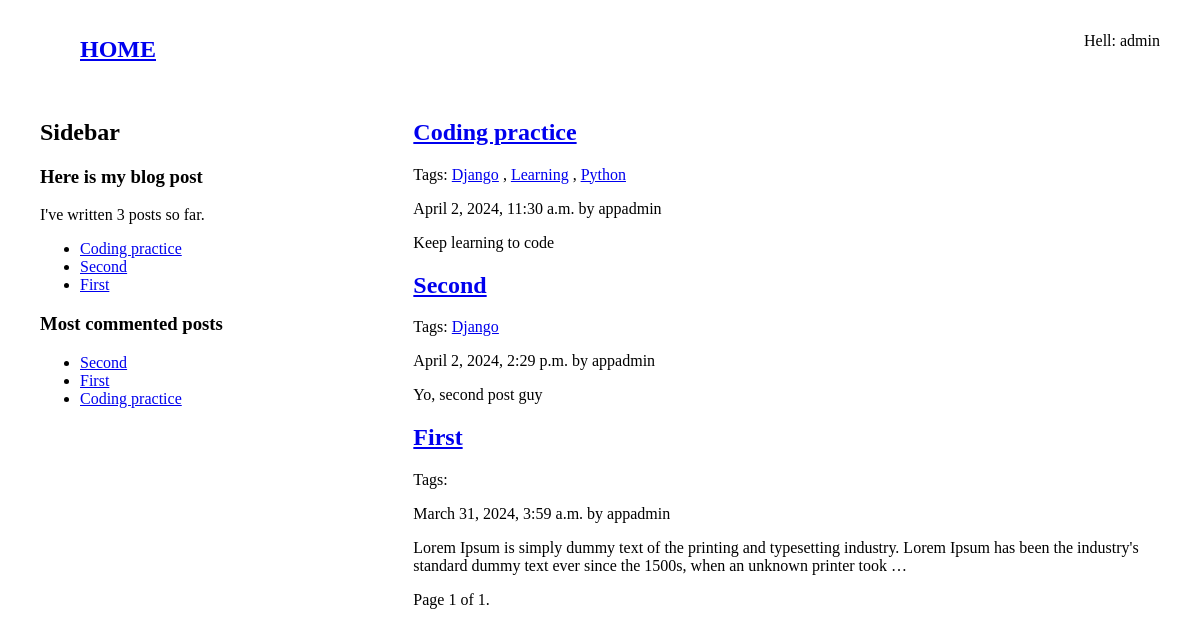
/posts/, run on an earlier commit of the app's database.
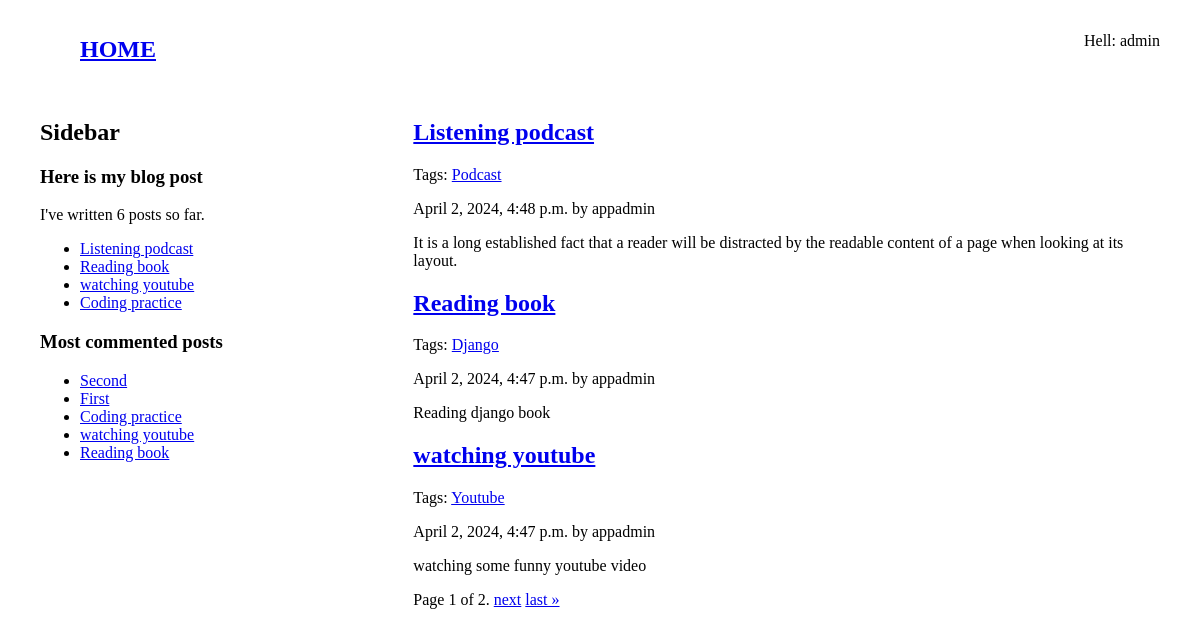
And on a later commit of the database.
### core/models.py (models this page shows, shortened)
class Post(models.Model):
    class Status(models.TextChoices):
        DRAFT = 'DR', _('Draft')
        PUBLISHED = 'PB', _('Published')
    title = models.CharField(max_length=255)
    author = models.ForeignKey(User, on_delete=models.CASCADE)
    body = models.TextField()
    status = models.CharField(max_length=2, choices=Status, default=Status.DRAFT)
    publish = models.DateTimeField(default=timezone.now)
    slug = models.SlugField(unique=True, unique_for_date='publish')
    authot = models.ForeignKey(User, on_delete=models.CASCADE, related_name='posts')
    created = models.DateTimeField(auto_now_add=True)
    updated = models.DateTimeField(auto_now=True)
    published = PostManager()
    tag = TaggableManager()
    class Meta:
        ordering = ['-publish']
    def get_absolute_url(self):
        return reverse('post_detail', args=[
            self.publish.year,
            self.publish.month,
            self.publish.day,
            self.slug
        ])

### core/views.py (the view)
# urls.py: path('', views.post_list, name='post_list'),
def post_list(request, tag_slug=None):
    posts = Post.published.all()
    tag = None
    if tag_slug:
        tag = get_object_or_404(Tag, slug=tag_slug)
        posts = posts.filter(tag__in=[tag])
    per_page = 3
    paginator = Paginator(posts, per_page=per_page)
    page_num = request.GET.get('page')
    page_obj = paginator.get_page(page_num)
    print(tag)
    context = {'page_obj': page_obj, 'tag': tag}
    return render(request, 'core/post_list.html', context)

### core/models.py (called while the page is built)
    def get_queryset(self):
        return super().get_queryset().filter(status=Post.Status.PUBLISHED)

### core/templatetags/core_tags.py (called while the page is built)
@register.simple_tag
def total_posts():
    return Post.published.count()

@register.inclusion_tag('core/latest_posts.html')
def show_latest_posts(count=5):
    latest_posts = Post.published.order_by('-publish')[:count]
    return {'latest_posts': latest_posts} # inclusion_tag has to return dictionary.

@register.simple_tag
def get_most_commented_posts(count=5):
    return Post.published.annotate(total_comments=Count('comments')).order_by('-total_comments')[:count]

### core/templates/core/post_list.html (shortened to what this page needs)
{% extends 'main.html' %}
{% block content %}
{% for post in page_obj %}
<a href="{{post.get_absolute_url}}"><h2>{{post.title}}</h2></a>
<p>Tags:
    {% for tag in post.tag.all %}
        <a href="{% url 'post_list_by_tag' tag.slug %}">{{tag}}</a>
        {% if not forloop.last %}, {% endif %}
    {% endfor %}
</p>
<p>{{post.updated}} by {{post.author}}</p>
<p>{{post.body|truncatewords:30|linebreaks}}</p>
{% endfor %}
{% include 'include/pagination.html' %}
{% endblock content %}

### templates/main.html (shortened to what this page needs)
{% load core_tags %}
<!DOCTYPE html>
<html lang="en">
<head>
</head>
<body style="margin: 0 40px; box-sizing: border-box;">
    {% include 'include/nav.html' %}
    <main style="display: grid; grid-template-columns: 2fr 4fr;">
        <div class="sidebar">
            <h2>Sidebar</h2>
            <h3>Here is my blog post</h3>
            <p>I've written {% total_posts %} posts so far.</p>
            {% show_latest_posts 4 %}
            {% get_most_commented_posts as most_commented_posts %}
            <h3>Most commented posts</h3>
            <ul>
                {% for post in most_commented_posts %}
                <li>
                    <a href="{{post.get_absolute_url}}">{{post.title}}</a>
                </li>
                {% endfor %}
            </ul>
        </div>
        <div class="content">
            {% block content %}
            {% endblock content %}
        </div>
    </main>
</body>
</html>

### core/templates/core/latest_posts.html
<ul>
    {% for post in latest_posts %}
        <li>
            <a href="{{post.get_absolute_url}}">{{post.title}}</a>
        </li>
    {% endfor %}
</ul>

What changed in the data, as far as the page shows it:
no longer on one of the page's lists (row unchanged): Post: title "Coding practice", updated "April 2, 2024, 11:30 a.m.", author "appadmin", body "Keep learning to code"
no longer on one of the page's lists (row unchanged): Post: title "Second", updated "April 2, 2024, 2:29 p.m.", author "appadmin", body "Yo, second post guy"
no longer on one of the page's lists (row unchanged): Post: title "First", updated "March 31, 2024, 3:59 a.m.", author "appadmin", body "Lorem Ipsum is simply dummy text of the printing and typesetting industry. Lorem Ipsum has been the industry's standard dummy text ever since the 1500s, when an unknown printer took …"
added Post: title "Listening podcast", updated "April 2, 2024, 4:48 p.m.", author "appadmin", body "It is a long established fact that a reader will be distracted by the readable content of a page when looking at its layout."
added Post: title "Reading book", updated "April 2, 2024, 4:47 p.m.", author "appadmin", body "Reading django book", Tag (name "Django")
added Post: title "watching youtube", updated "April 2, 2024, 4:47 p.m.", author "appadmin", body "watching some funny youtube video"
computed for Post "Coding practice": loses Tag (name "Learning"); loses Tag (name "Python"); loses Tag (name "Django")
computed for Post "Second": loses Tag (name "Django")
added Tag: name "Podcast", shown under "Listening podcast"
added Tag: name "Youtube", shown under "watching youtube"
Also different on the page:
{{ page_obj.paginator.num_pages }}: "1" → "2"
text no longer shown: "3"
text now shown: "6 next last »"
